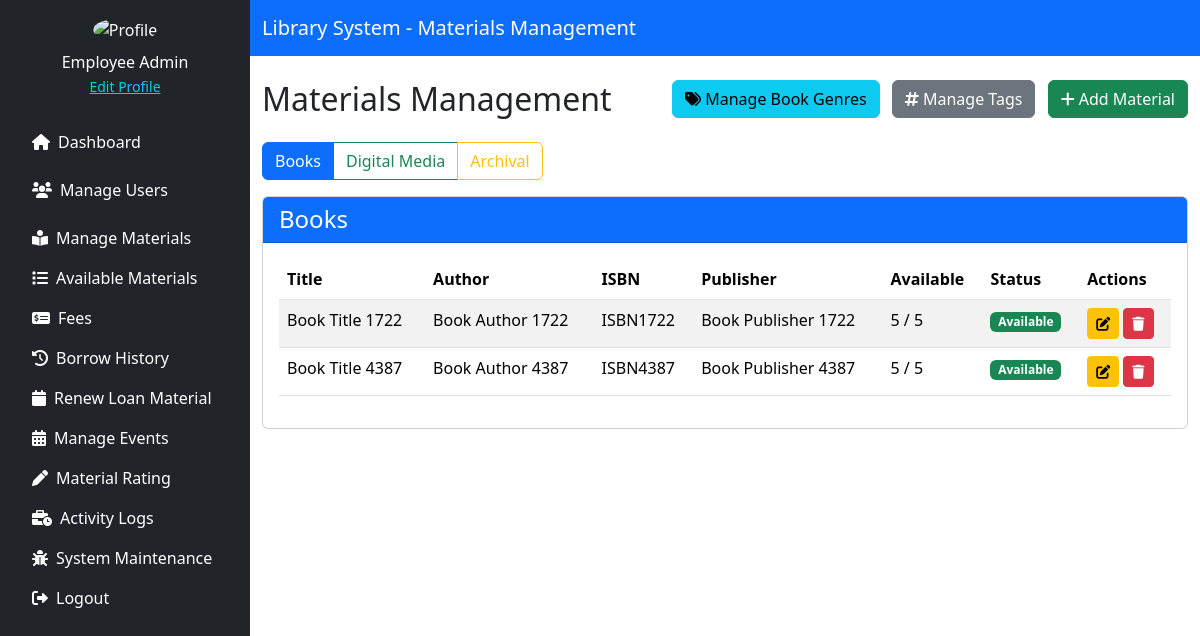
Before: /source/employee/materials_management.php (signed in) with the older database file.
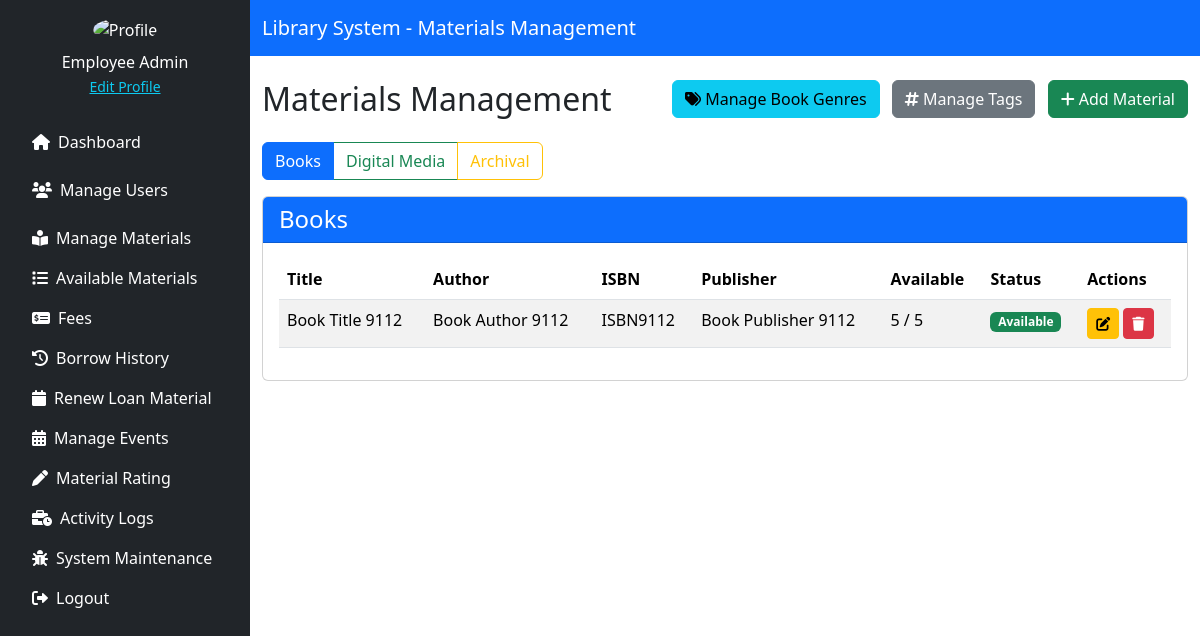
After: the same page with the newer database file.
### tables this page shows
CREATE TABLE `material_books` (
  `id` int(11) NOT NULL,
  `title` varchar(255) NOT NULL,
  `author` varchar(255) NOT NULL,
  `isbn` varchar(20) DEFAULT NULL,
  `publisher` varchar(255) DEFAULT NULL,
  `year_published` year(4) DEFAULT NULL,
  `quantity` int(11) DEFAULT 1,
  `available` int(11) DEFAULT 1,
  `status` enum('Available','Archived') DEFAULT 'Available'
);

### source/employee/materials_management.php (the view, shortened to what this page needs)
<?php
include '../../config/db_conn.php';
$filter = $_GET['filter'] ?? 'books';
$books = $digitals = $research = [];
if ($filter === 'books') {
    $stmtBooks = $pdo->query("SELECT * FROM material_books");
    $books = $stmtBooks->fetchAll(PDO::FETCH_ASSOC);
}
?>
<!DOCTYPE html>
<html lang="en">
<head>
    <link href="https://cdn.jsdelivr.net/npm/bootstrap@5.3.3/dist/css/bootstrap.min.css" rel="stylesheet">
    <link href="https://cdnjs.cloudflare.com/ajax/libs/font-awesome/6.0.0/css/all.min.css" rel="stylesheet">
</head>
<body>
<div class="d-flex">
    <?php include './includes/sidebar.php'; ?>
    <div class="flex-grow-1">
        <nav class="navbar navbar-expand-lg navbar-dark bg-primary">
            <div class="container">
                <a class="navbar-brand" href="#">Library System - Materials Management</a>
            </div>
        </nav>
        <div class="container mt-4">
            <div class="d-flex justify-content-between mb-3">
                <h2>Materials Management</h2>
                <div>
                    <button class="btn btn-info me-2" id="manageGenresBtn">
                        <i class="fas fa-tags"></i> Manage Book Genres
                    </button>
                    <button class="btn btn-secondary me-2" id="manageTagsBtn">
                        <i class="fas fa-hashtag"></i> Manage Tags
                    </button>
                    <button class="btn btn-success" data-bs-toggle="modal" data-bs-target="#selectMaterialTypeModal">
                        <i class="fas fa-plus"></i> Add Material
                    </button>
                </div>
            </div>
            <div class="btn-group mb-3" role="group">
                <a href="?filter=books" class="btn btn-outline-primary <?= $filter === 'books' ? 'active' : '' ?>">Books</a>
                <a href="?filter=digital" class="btn btn-outline-success <?= $filter === 'digital' ? 'active' : '' ?>">Digital Media</a>
                <a href="?filter=archival" class="btn btn-outline-warning <?= $filter === 'archival' ? 'active' : '' ?>">Archival</a>
            </div>
            <?php if ($filter === 'books'): ?>
                <div class="card mb-4">
                    <div class="card-header bg-primary text-white">
                        <h4 class="mb-0">Books</h4>
                    </div>
                    <div class="card-body">
                        <div class="table-responsive">
                            <table class="table table-striped table-hover">
                                <thead>
                                    <tr>
                                        <th>Title</th>
                                        <th>Author</th>
                                        <th>ISBN</th>
                                        <th>Publisher</th>
                                        <th>Available</th>
                                        <th>Status</th>
                                        <th>Actions</th>
                                    </tr>
                                </thead>
                                <tbody>
                                    <?php foreach ($books as $book): ?>
                                        <tr>
                                            <td><?= htmlspecialchars($book['title']) ?></td>
                                            <td><?= htmlspecialchars($book['author']) ?></td>
                                            <td><?= htmlspecialchars($book['isbn']) ?></td>
                                            <td><?= htmlspecialchars($book['publisher']) ?></td>
                                            <td><?= $book['available'] ?> / <?= $book['quantity'] ?></td>
                                            <td>
                                                <span class="badge bg-<?= $book['status'] === 'Available' ? 'success' : 'danger' ?>">
                                                    <?= htmlspecialchars($book['status']) ?>
                                                </span>
                                            </td>
                                            <td>
                                                <a href="?action=edit&id=<?= $book['id'] ?>&table=material_books" class="btn btn-sm btn-warning" title="Edit">
                                                    <i class="fas fa-edit"></i>
                                                </a>
                                                <a href="?action=delete&id=<?= $book['id'] ?>&table=material_books" class="btn btn-sm btn-danger" title="Delete" onclick="return confirm('Are you sure you want to delete this book?')">
                                                    <i class="fas fa-trash"></i>
                                                </a>
                                            </td>
                                        </tr>
                                    <?php endforeach; ?>
                                </tbody>
                            </table>
                        </div>
                    </div>
                </div>
            <?php endif; ?>
        </div>
    </div>
</div>
</body>
</html>

Changed rows visible on the page:
removed material_books: title "Book Title 1722", author "Book Author 1722", isbn "ISBN1722", publisher "Book Publisher 1722", available "5", quantity "5", status "Available"
removed material_books: title "Book Title 4387", author "Book Author 4387", isbn "ISBN4387", publisher "Book Publisher 4387", available "5", quantity "5", status "Available"
added material_books: title "Book Title 9112", author "Book Author 9112", isbn "ISBN9112", publisher "Book Publisher 9112", available "5", quantity "5", status "Available"
